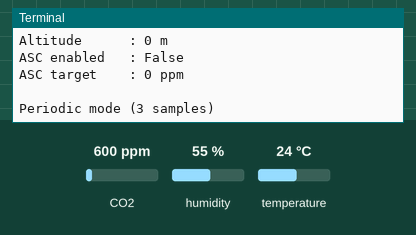
This program was run on a simulated Raspberry Pi (BCM pin numbers). On the bench: the last lines printed to the terminal. The inputs (shaded band) are chosen by the test bench; at power-on: CO2 600 ppm, humidity 55 %, temperature 24 °C. Library files of the repository ran but are not shown: scd41.py. At 21.7 s the program stops and its outputs stay as they are.

Above: at 1.2 s.
1.3 s: CO2 set to 1050 ppm
At 2.4 s:
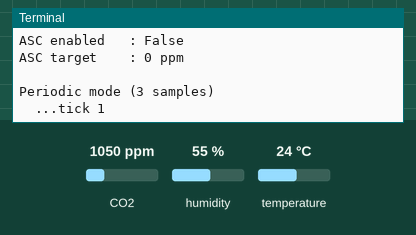
7.6 s: CO2 set to 452 ppm
At 11.4 s:
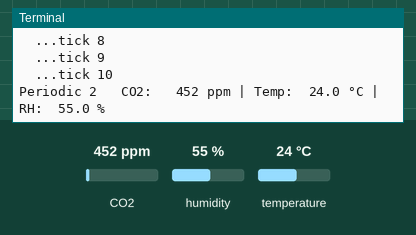
17.1 s: CO2 set to 1700 ppm
At 22.5 s:
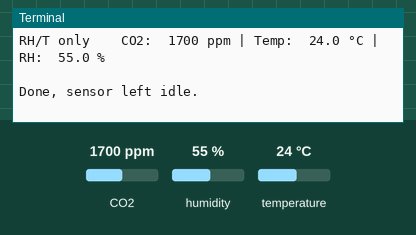
Timing chart, 0 to 23.2 s (numbered marks = the images above; inputs shaded):
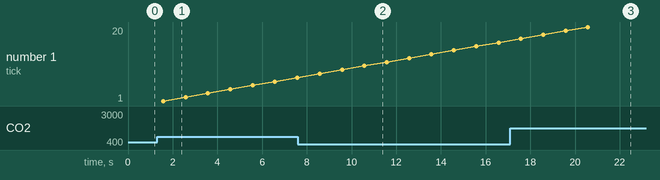

Measured:
- after the input at 7.6 s, the terminal: prints a new line after 3.0 s (image 2)
- after the input at 17.1 s, the terminal: prints a new line after 4.0 s (image 3)

The program:

scd41_test.py
```python
# Demo / test for the SCD41 driver on a Raspberry Pi (I2C bus 1).
# A background "heartbeat" task keeps ticking while the sensor works, showing that the driver never blocks the event loop.

import asyncio
from scd41 import SCD41

PERIODIC_SAMPLES = 3            # periodic readings to take (one every 5 s)
RUN_SELF_TEST = False           # self test takes 10 s


def show(label, m):
    print(f"{label:<12} CO2: {m.co2:5d} ppm | Temp: {m.temperature:5.1f} °C | RH: {m.humidity:5.1f} %")


async def heartbeat():
    """Ticks once a second to show the loop stays responsive during sensor waits."""
    n = 0
    while True:
        await asyncio.sleep(1)
        n += 1
        print(f"  ...tick {n}")


async def main():
    async with SCD41(bus=1) as scd:
        # Identification
        print(f"Serial number : 0x{await scd.get_serial_number():012X}")
        print(f"Sensor variant: {await scd.get_sensor_variant()}")

        # Current configuration (read-only, nothing is written to EEPROM)
        print(f"Temp offset   : {await scd.get_temperature_offset():.2f} °C")
        print(f"Altitude      : {await scd.get_sensor_altitude()} m")
        print(f"ASC enabled   : {await scd.get_automatic_self_calibration_enabled()}")
        print(f"ASC target    : {await scd.get_automatic_self_calibration_target()} ppm")

        ticker = asyncio.create_task(heartbeat())

        # Periodic mode: first reading arrives about 5 s after starting
        print(f"\nPeriodic mode ({PERIODIC_SAMPLES} samples)")
        await scd.start_periodic_measurement()
        n = 0
        async for m in scd.measurements():
            n += 1
            show(f"Periodic {n}", m)
            if n >= PERIODIC_SAMPLES:
                break
        await scd.stop_periodic_measurement()

        # Single-shot mode (SCD41/SCD43 only)
        print("\nSingle shot (5 s)")
        show("Single", await scd.measure_single_shot())
        show("RH/T only", await scd.measure_single_shot_rht_only())

        if RUN_SELF_TEST:
            print("\nSelf test (10 s)")
            print("Self test:", "PASS" if await scd.perform_self_test() else "FAIL")

        ticker.cancel()
    print("\nDone, sensor left idle.")


if __name__ == "__main__":
    asyncio.run(main())
```
